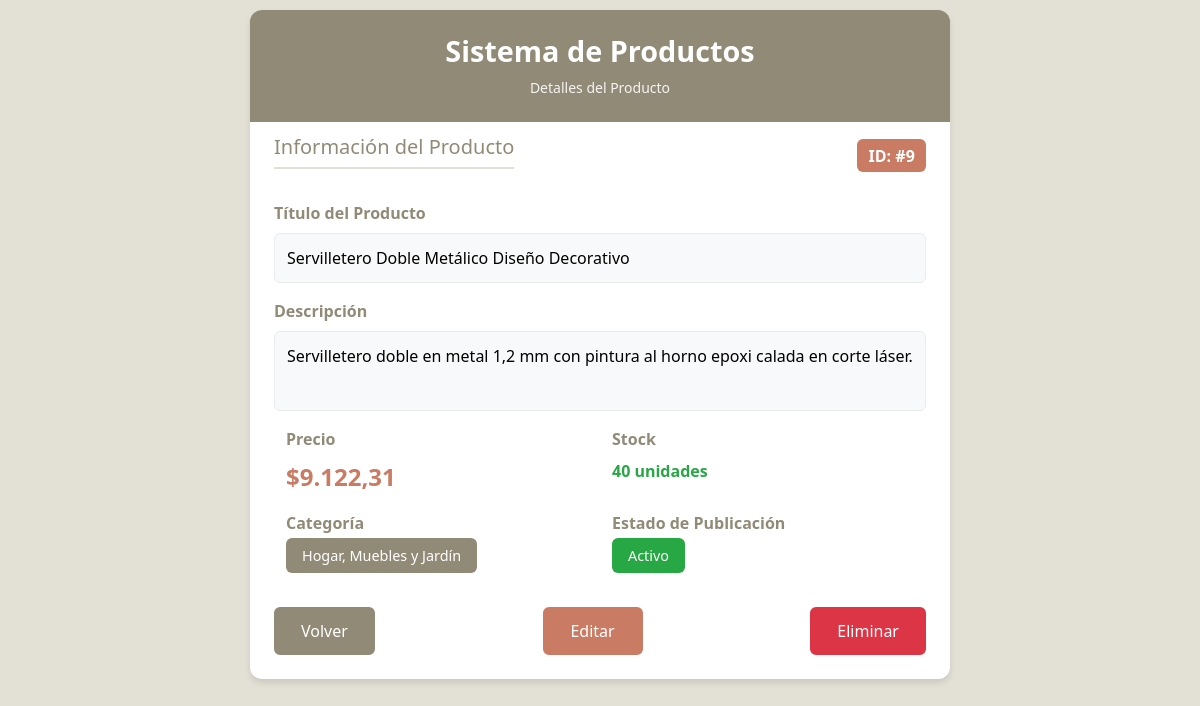
The app's page /ver.php?id=9 with its own data.
### tables this page shows
CREATE TABLE productos (
  id_producto INT(11) UNSIGNED AUTO_INCREMENT PRIMARY KEY,
  titulo VARCHAR(150) NOT NULL,
  descripcion TEXT NOT NULL,
  precio DECIMAL(10,2) NOT NULL,
  stock INT(11) NOT NULL,
  categoria VARCHAR(100) NOT NULL,
  publicado BOOLEAN DEFAULT 1
);

### ver.php (the view, shortened to what this page needs)
<?php
$config = include 'config.php';
$resultado = [
    'error' => false,
    'mensaje' => ''
];
$host    = $config['db']['host'];
$dbname  = $config['db']['name'];
$user    = $config['db']['user'];
$pass    = $config['db']['pass'];
$options = $config['db']['options'];
try {
    $dsn = "mysql:host=$host;dbname=$dbname";
    $conexion = new PDO($dsn, $user, $pass, $options);
    $id = $_GET['id'];
    $consultaSQL = "SELECT * FROM productos WHERE id_producto = " . $id;
    $sentencia = $conexion->prepare($consultaSQL);
    $sentencia->execute();
    $producto = $sentencia->fetch(PDO::FETCH_ASSOC);
} catch(PDOException $error) {
    $resultado['error'] = true;
    $resultado['mensaje'] = $error->getMessage();
}
?>
<!DOCTYPE html>
<html lang="es">
<head>
    <link href="https://cdnjs.cloudflare.com/ajax/libs/bootstrap/5.3.0/css/bootstrap.min.css" rel="stylesheet">
</head>
<body>
    <div class="container contenedor-formulario">
        <div class="tarjeta-formulario">
            <?php if ($resultado['error']): ?>
            <div class="alert-custom" role="alert">
                <strong>Error:</strong> <?= $resultado['mensaje'] ?>
                <br><a href="index.php" class="btn btn-volver mt-2">Volver a la lista</a>
            </div>
            <?php else: ?>
            <div class="cabecera-formulario">
                <h3>Sistema de Productos</h3>
                <small>Detalles del Producto</small>
            </div>
            <?php if (isset($producto) && $producto): ?>
            <div class="cuerpo-formulario">
                <div class="seccion">
                <div class="d-flex justify-content-between align-items-center mb-3">
                    <h6 class="titulo-seccion ">Información del Producto</h6>
                    <span class="producto-titulo">ID: #<?= $producto['id_producto'] ?></span>
                </div>
                <div class="campo-detalle">
                    <label>Título del Producto</label>
                    <div class="campo-valor">
                        <?= htmlspecialchars($producto['titulo']) ?>
                    </div>
                </div>
                    <div class="campo-detalle">
                        <label>Descripción</label>
                        <div class="campo-valor-texto">
                            <?= htmlspecialchars($producto['descripcion']) ?>
                        </div>
                    </div>
                    <div class="row">
                        <div class="col-6">
                            <div class="campo-detalle">
                                <label>Precio</label>
                                <div>
                                    <span class="precio-valor">$<?= number_format($producto['precio'], 2, ',', '.') ?></span>
                                </div>
                            </div>
                        </div>
                        <div class="col-6">
                            <div class="campo-detalle">
                                <label>Stock</label>
                                <div>
                                    <span class="stock-valor <?= $producto['stock'] < 10 ? 'stock-bajo' : 'stock-normal' ?>">
                                        <?= $producto['stock'] ?> unidades
                                    </span>
                                </div>
                            </div>
                        </div>
                    </div>
                    <div class="row">
                        <div class="col-6">
                            <div class="campo-detalle">
                                <label>Categoría</label>
                                <div>
                                    <span class="badge-categoria"><?= $producto['categoria'] ?></span>
                                </div>
                            </div>
                        </div>
                        <div class="col-6">
                            <div class="campo-detalle">
                                <label>Estado de Publicación</label>
                                <div >
                                    <?php if ($producto['publicado']): ?>
                                        <span class="badge-activo">Activo</span>
                                    <?php else: ?>
                                        <span class="badge-pausado">Pausado</span>
                                    <?php endif; ?>
                                </div>
                            </div>
                        </div>
                    </div>
                </div>
                <div class="text-center acciones-botones">
                    <a href="index.php" class="btn-volver">Volver</a>
                    <a href="editar.php?id=<?= $producto['id_producto'] ?>" class="btn-editar">Editar</a>
                    <a href="borrar.php?id=<?= $producto['id_producto'] ?>" class="btn-eliminar" onclick="return confirm('¿Estás seguro de eliminar este producto?')">Eliminar</a>
                </div>
            </div>
            <?php endif; ?>
            <?php endif; ?>
        </div>
    </div>
</body>
</html>

### ver.php (style rules this page uses)
* { box-sizing: border-box; }
body { background-color: #e3e1d5; color: black; margin: 0; padding: 0; overflow-x: hidden; }
.contenedor-formulario { min-height: 100vh; display: flex; justify-content: center; align-items: flex-start; padding: 10px 20px; width: 100%; }
.tarjeta-formulario { max-width: 700px; width: 100%; border: none; border-radius: 12px; overflow: hidden; margin: 0 auto; box-shadow: 0 4px 6px rgba(0,0,0,0.1); }
.cabecera-formulario { background-color: #908A77; color: #FFFFFF; text-align: center; padding: 1.5rem; }
.cabecera-formulario h3 { margin: 0; font-size: 1.8rem; font-weight: bold; }
.cabecera-formulario small { display: block; margin-top: 0.5rem; opacity: 0.9; }
.producto-titulo { display: inline-block; padding: 0.3rem 0.7rem; background-color: #C97B63; color: #fff; font-size: 1rem; font-weight: bold; border-radius: 6px; }
.cuerpo-formulario { background-color: #FFFFFF; padding: 5px 1.5rem 1.5rem 1.5rem; }
.titulo-seccion { color: #908A77; font-size: 20px; margin-bottom: 1rem; margin-top: 0.5rem; border-bottom: 2px solid #e3e1d5; padding-bottom: 0.5rem; }
.campo-detalle { margin-bottom: 1rem; }
.campo-detalle label { font-weight: bold; color: #908A77; display: block; margin-bottom: 0.5rem; }
.campo-valor { background-color: #f8f9fa; border: 1px solid #e9ecef; border-radius: 6px; padding: 0.75rem; min-height: 42px; display: flex; align-items: center; }
.campo-valor-texto { background-color: #f8f9fa; border: 1px solid #e9ecef; border-radius: 6px; padding: 0.75rem; min-height: 80px; line-height: 1.6; }
.precio-valor { font-size: 1.5rem; font-weight: bold; color: #C97B63; }
.stock-valor { font-weight: bold; }
.stock-normal { color: #28a745; }
.badge-activo { background-color: #28a745; color: white; padding: 0.5rem 1rem; border-radius: 6px; font-size: 0.9rem; }
.badge-categoria { background-color: #908A77; color: white; padding: 0.5rem 1rem; border-radius: 6px; font-size: 0.9rem; }
.btn-editar, .btn-volver, .btn-eliminar { padding: 10px 25px; border-radius: 6px; font-weight: 500; text-decoration: none; min-width: 100px; text-align: center; display: inline-block; }
.btn-editar { background-color: #C97B63; color: #FFFFFF; border: 2px solid #C97B63; }
.btn-volver { background-color: #908A77; color: #FFFFFF; border: 2px solid #908A77; }
.btn-eliminar { background-color: #dc3545; color: #FFFFFF; border: 2px solid #dc3545; }
.acciones-botones { margin-top: 1.5rem; display: flex; flex-direction: row; justify-content: space-between; gap: 10px; }
.container { max-width: 100%; overflow-x: hidden; }
.row { margin-left: 0; margin-right: 0; }
.col-6 { padding-left: 0.75rem; padding-right: 0.75rem; }

### records on screen
productos: id_producto "9", titulo "Servilletero Doble Metálico Diseño Decorativo", descripcion "Servilletero doble en metal 1,2 mm con pintura al horno epoxi calada en corte láser.", precio "9.122,31", stock "40", categoria "Hogar, Muebles y Jardín"
